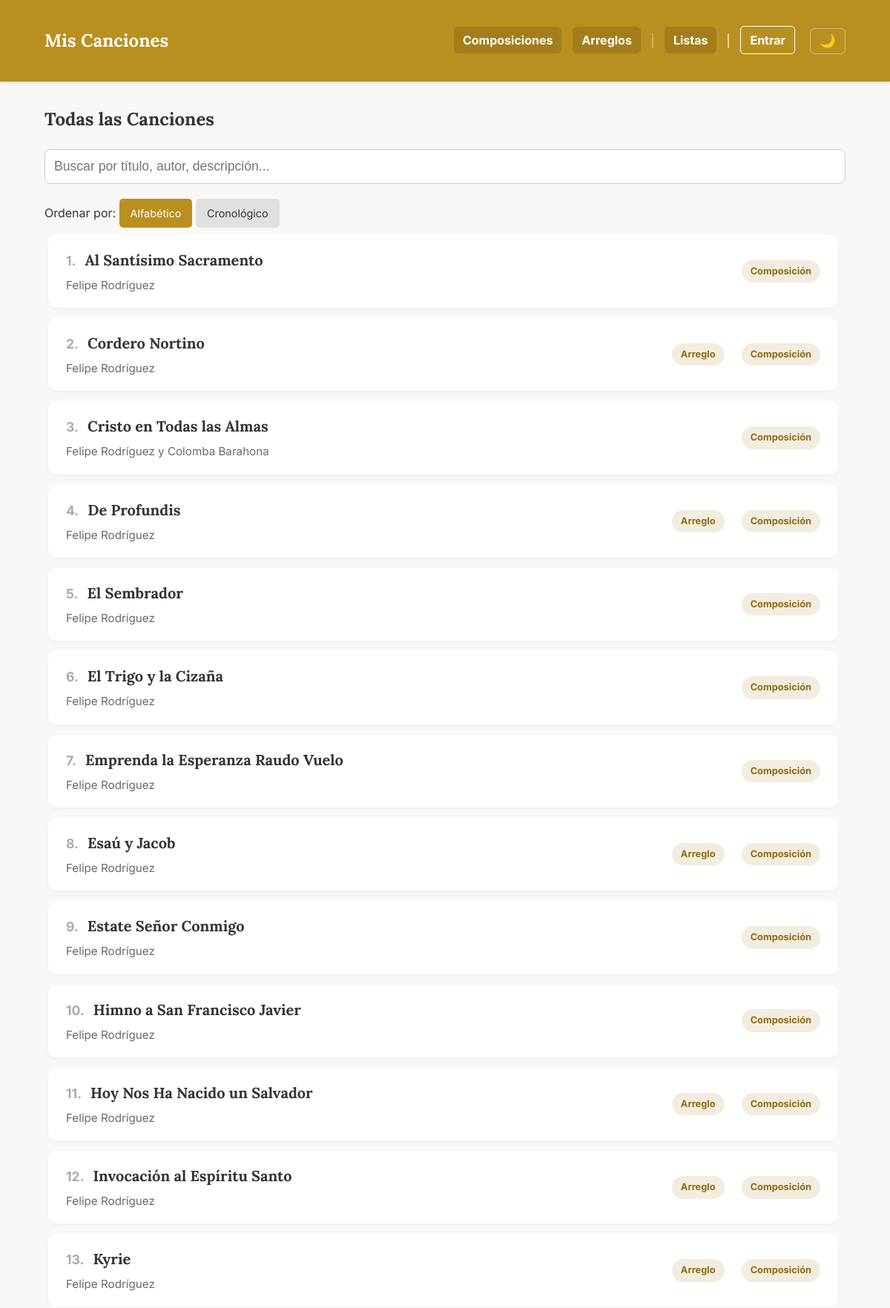
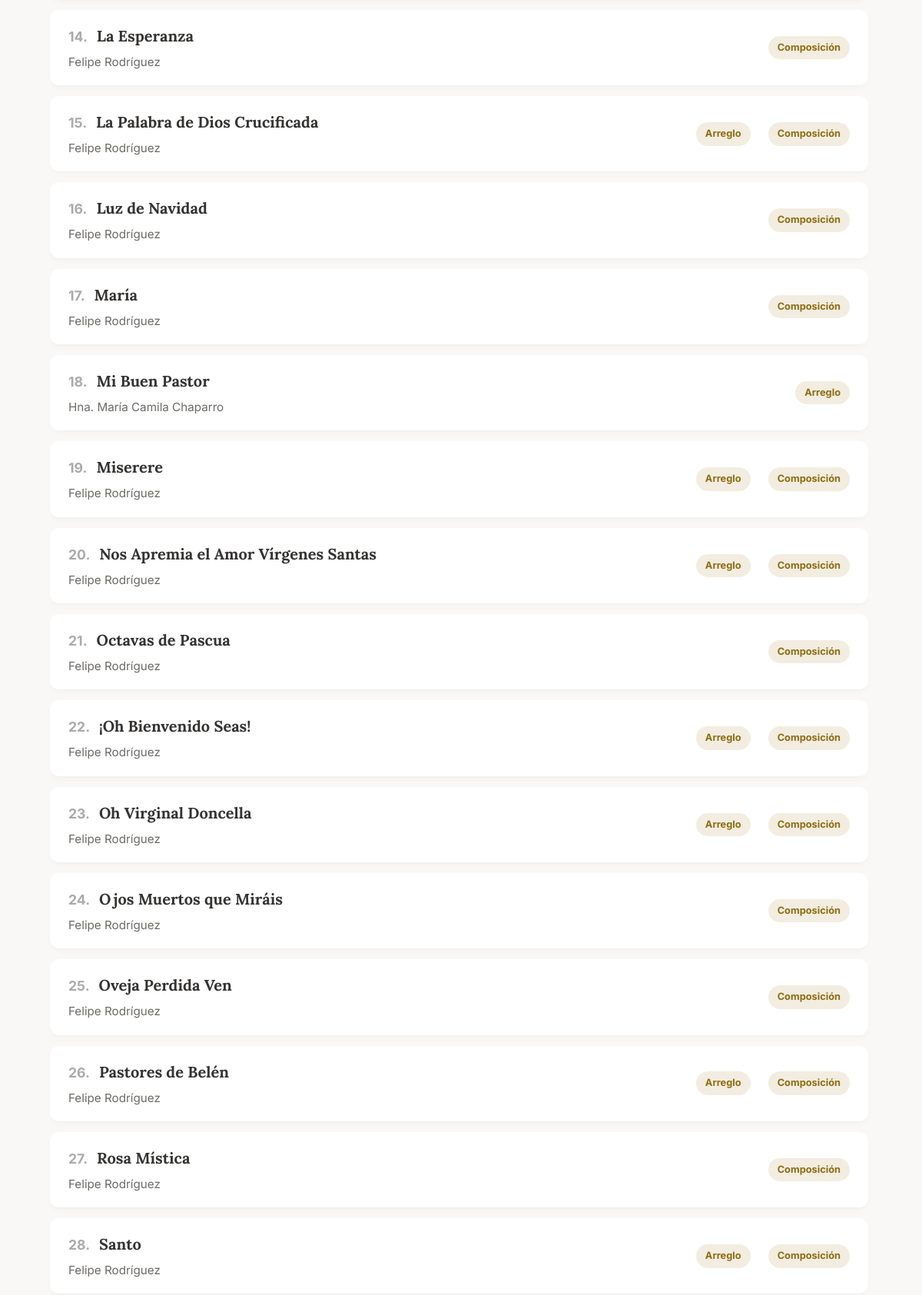
The page / (upper part) on the database its author committed (2 pictures, top to bottom).
### app.py (models this page shows, shortened)
class Cancion(db.Model):
    id = db.Column(db.Integer, primary_key=True)
    titulo = db.Column(db.String(150), nullable=False)
    musica = db.Column(db.String(100))
    letra = db.Column(db.String(100))
    adaptacion = db.Column(db.String(100))
    idioma = db.Column(db.String(50))
    dia = db.Column(db.Integer, nullable=True)
    mes = db.Column(db.Integer, nullable=True)
    anio = db.Column(db.Integer)
    descripcion = db.Column(db.Text)
    audio = db.Column(db.String(150))
    letras_acordes = db.Column(db.String(150)) # Antes 'partitura' (PDF)
    partitura = db.Column(db.String(150))      # Antes 'partitura_xml' (MusicXML)
    midi = db.Column(db.String(150))           # Archivo MIDI
    tags_json = db.Column(db.String(500))
    tipo = db.Column(db.String(50), nullable=False, default='local')
    categorias_json = db.Column(db.String(200))
    youtube_video_embed = db.Column(db.Text)
    youtube_audio_embed = db.Column(db.Text)
    @property
    def categorias(self):
        return json.loads(self.categorias_json) if self.categorias_json else []

### app.py (the view)
@app.route('/')
def index():
    all_songs = Cancion.query.all()
    filtered_songs, search_query = search_songs(all_songs)
    sort_by = request.args.get('sort_by', 'alfabetico') # Por defecto, alfabético
    if sort_by == 'cronologico':
        def get_song_order_cronologico(song):
            anio = song.anio if song.anio is not None else 0
            mes = song.mes if song.mes is not None else 0
            dia = song.dia if song.dia is not None else 0
            return (anio, mes, dia)
        filtered_songs.sort(key=lambda song: (get_song_order_cronologico(song), normalize_for_sorting(song.titulo)), reverse=True)
    else: # 'alfabetico' o cualquier otro caso
        filtered_songs.sort(key=lambda x: normalize_for_sorting(x.titulo))
    return render_template('index.html', composiciones=filtered_songs, search_query=search_query, page_context='index', sort_by=sort_by)

### app.py (called while the page is built, shortened)
@app.template_filter('sort_categories_for_page')
def sort_categories_for_page(categories, page_context='default'):
    sorted_cats = list(categories) # Crear una copia para no modificar la original
    if page_context == 'arreglos':
        sorted_cats.sort(key=lambda x: (x != 'Composición', x != 'Arreglo'))
    else:
        sorted_cats.sort(key=lambda x: (x != 'Arreglo', x != 'Composición'))
    return sorted_cats

def normalize_for_sorting(titulo):
    if not titulo:
        return ""
    titulo_normalizado = unidecode(titulo.lower())
    return "".join(c for c in titulo_normalizado if c.isalnum() or c.isspace()).strip()

def search_songs(base_songs):
    search_query = request.args.get('search', '').strip()
    if not search_query:
        return base_songs, search_query

### templates/index.html
{% extends "base.html" %}
{% block content %}
    <h2>Todas las Canciones</h2>
    {% include '_filters.html' %}
    {% include '_sort_dropdown.html' %}
    <div class="lista-scroll" id="song-list-container">
        {% include '_song_list.html' %}
    </div>
{% endblock %}

### templates/_song_list.html
<div class="lista-composiciones">
    {% for obra in composiciones %}
        <a href="{{ url_for('ver_composicion', comp_id=obra.id, context=page_context, tag_name=tag_nombre, search=search_query, sort_by=sort_by) }}" class="tarjeta-obra">
            <div class="info-tarjeta">
                <div class="song-title-with-number">
                    <span class="song-number">{{ loop.index }}.</span>
                    <h3>{{ obra.titulo }}</h3>
                </div>
                <p>{{ obra.musica }}</p>
            </div>
            <div class="categoria-tags-container">
                {% if obra.categorias %}
                    {% for cat in obra.categorias | sort_categories_for_page(page_context) %}
                        <span class="categoria-tag">{{ cat }}</span>
                    {% endfor %}
                {% endif %}
            </div>
        </a>
    {% else %}
        <p style="padding: 20px;">No se encontraron canciones que coincidan con tu búsqueda.</p>
    {% endfor %}
</div>

### static/style.css (style rules this page uses)
:root { --color-principal: #b89020; --color-fondo: #f9f8f6; --color-boton-nav: #a27e1b; --color-texto: #353331; --color-acento: #dcb33f; --color-blanco: #ffffff; --color-tag-bg: #f2ede0; --color-tag-texto: #8e6c13; --color-borde: #eae5d9; }
body { font-family: 'Inter', sans-serif; background-color: var(--color-fondo); color: var(--color-texto); margin: 0; line-height: 1.6; }
h1, h2, h3, h4, h5, h6, .brand-logo { font-family: 'Lora', serif; font-weight: 700; }
.lista-scroll { height: 85vh; overflow-y: auto; border: none; background-color: transparent; padding-right: 5px; }
.lista-composiciones { display: block; padding: 10px 5px; }
.tarjeta-obra { display: flex; justify-content: space-between; align-items: center; border-bottom: none; text-decoration: none; color: var(--color-texto); background-color: var(--color-blanco); border-radius: 12px; margin-bottom: 14px; box-shadow: 0 4px 8px -2px rgba(0, 0, 0, 0.04), 0 2px 4px -1px rgba(0, 0, 0, 0.02); transition: transform 0.25s cubic-bezier(0.4, 0, 0.2, 1), box-shadow 0.25s cubic-bezier(0.4, 0, 0.2, 1), background-color 0.2s; padding: 18px 24px; }
.song-title-with-number { display: flex; align-items: baseline; gap: 12px; }
.song-number { color: #aaa; font-weight: bold; font-size: 1.1em; }
.info-tarjeta { padding: 0; }
.info-tarjeta h3 { margin: 0 0 6px 0; font-size: 1.25em; color: var(--color-texto); }
.info-tarjeta p { margin: 0; color: #6d6a66; font-size: 0.95em; }
.categoria-tags-container { display: flex; gap: 8px; }
.categoria-tag { background-color: #f2ede0; color: #8e6c13; font-size: 0.8em; font-weight: bold; padding: 5px 12px; border-radius: 20px; margin-left: 15px; white-space: nowrap; transition: background-color 0.2s; }

### rows shown on the page
Cancion: titulo "Al Santísimo Sacramento", musica "Felipe Rodríguez", cat "Composición"
Cancion: titulo "Cordero Nortino", musica "Felipe Rodríguez", cat "Arreglo" "Composición"
Cancion: titulo "Cristo en Todas las Almas", musica "Felipe Rodríguez y Colomba Barahona", cat "Composición"
Cancion: titulo "De Profundis", musica "Felipe Rodríguez", cat "Arreglo" "Composición"
Cancion: titulo "El Sembrador", musica "Felipe Rodríguez", cat "Composición"
Cancion: titulo "El Trigo y la Cizaña", musica "Felipe Rodríguez", cat "Composición"
Cancion: titulo "Emprenda la Esperanza Raudo Vuelo", musica "Felipe Rodríguez", cat "Composición"
Cancion: titulo "Esaú y Jacob", musica "Felipe Rodríguez", cat "Arreglo" "Composición"
Cancion: titulo "Estate Señor Conmigo", musica "Felipe Rodríguez", cat "Composición"
Cancion: titulo "Himno a San Francisco Javier", musica "Felipe Rodríguez", cat "Composición"
Cancion: titulo "Hoy Nos Ha Nacido un Salvador", musica "Felipe Rodríguez", cat "Arreglo" "Composición"
Cancion: titulo "Invocación al Espíritu Santo", musica "Felipe Rodríguez", cat "Arreglo" "Composición"
Cancion: titulo "Kyrie", musica "Felipe Rodríguez", cat "Arreglo" "Composición"
Cancion: titulo "La Esperanza", musica "Felipe Rodríguez", cat "Composición"
Cancion: titulo "La Palabra de Dios Crucificada", musica "Felipe Rodríguez", cat "Arreglo" "Composición"
Cancion: titulo "Luz de Navidad", musica "Felipe Rodríguez", cat "Composición"
Cancion: titulo "María", musica "Felipe Rodríguez", cat "Composición"
Cancion: titulo "Mi Buen Pastor", musica "Hna. María Camila Chaparro", cat "Arreglo"
Cancion: titulo "Miserere", musica "Felipe Rodríguez", cat "Arreglo" "Composición"
Cancion: titulo "Nos Apremia el Amor Vírgenes Santas", musica "Felipe Rodríguez", cat "Arreglo" "Composición"
Cancion: titulo "Octavas de Pascua", musica "Felipe Rodríguez", cat "Composición"
Cancion: titulo "¡Oh Bienvenido Seas!", musica "Felipe Rodríguez", cat "Arreglo" "Composición"
Cancion: titulo "Oh Virginal Doncella", musica "Felipe Rodríguez", cat "Arreglo" "Composición"
Cancion: titulo "Ojos Muertos que Miráis", musica "Felipe Rodríguez", cat "Composición"
Cancion: titulo "Oveja Perdida Ven", musica "Felipe Rodríguez", cat "Composición"
Cancion: titulo "Pastores de Belén", musica "Felipe Rodríguez", cat "Arreglo" "Composición"
Cancion: titulo "Rosa Mística", musica "Felipe Rodríguez", cat "Composición"
Cancion: titulo "Santo", musica "Felipe Rodríguez", cat "Arreglo" "Composición"
